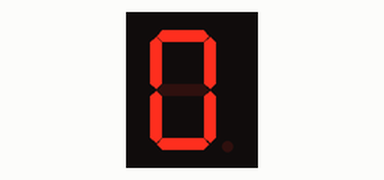
Recording of a program running on a simulated Raspberry Pi (BCM pin numbers). Shown: 1-digit seven-segment display. The segment pins are drawn as the display they are named for.

Above: at 0.1 s.
At 2.1 s:
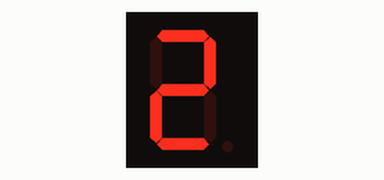
At 3.1 s:
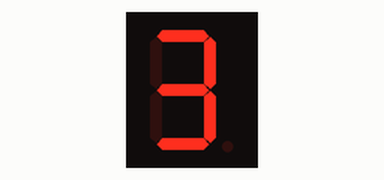
At 5.1 s:
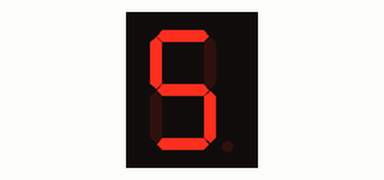
At 6.1 s:
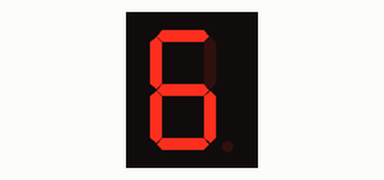
At 9.1 s:
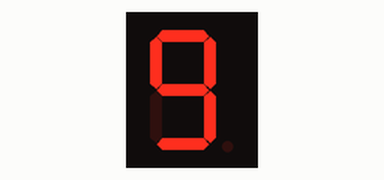

The program:

seven.py
```python
import RPi.GPIO as GPIO
import time

a_led = 26
b_led = 19
c_led = 13
d_led = 6
e_led = 5
f_led = 22
g_led = 27

GPIO.setmode(GPIO.BCM)

GPIO.setup(a_led, GPIO.OUT)
GPIO.setup(b_led, GPIO.OUT)
GPIO.setup(c_led, GPIO.OUT)
GPIO.setup(d_led, GPIO.OUT)
GPIO.setup(e_led, GPIO.OUT)
GPIO.setup(f_led, GPIO.OUT)
GPIO.setup(g_led, GPIO.OUT)

try:
	while(True):
		GPIO.output(a_led, False)
		GPIO.output(b_led, False)
		GPIO.output(c_led, False)
		GPIO.output(d_led, False)
		GPIO.output(e_led, False)
		GPIO.output(f_led, False)
		GPIO.output(g_led, True)
		time.sleep(1)

		GPIO.output(a_led, True)
		GPIO.output(b_led, False)
		GPIO.output(c_led, False)
		GPIO.output(d_led, True)
		GPIO.output(e_led, True)
		GPIO.output(f_led, True)
		GPIO.output(g_led, True)
		time.sleep(1)
		GPIO.output(a_led, False)
		GPIO.output(b_led, False)
		GPIO.output(c_led, True)
		GPIO.output(d_led, False)
		GPIO.output(e_led, False)
		GPIO.output(f_led, True)
		GPIO.output(g_led, False)
		time.sleep(1)
		GPIO.output(a_led, False)
		GPIO.output(b_led, False)
		GPIO.output(c_led, False)
		GPIO.output(d_led, False)
		GPIO.output(e_led, True)
		GPIO.output(f_led, True)
		GPIO.output(g_led, False)
		time.sleep(1)

		GPIO.output(a_led, True)
		GPIO.output(b_led, False)
		GPIO.output(c_led, False)
		GPIO.output(d_led, True)
		GPIO.output(e_led, True)
		GPIO.output(f_led, False)
		GPIO.output(g_led, False)
		time.sleep(1)

		GPIO.output(a_led, False)
		GPIO.output(b_led, True)
		GPIO.output(c_led, False)
		GPIO.output(d_led, False)
		GPIO.output(e_led, True)
		GPIO.output(f_led, False)
		GPIO.output(g_led, False)
		time.sleep(1)

		GPIO.output(a_led, False)
		GPIO.output(b_led, True)
		GPIO.output(c_led, False)
		GPIO.output(d_led, False)
		GPIO.output(e_led, False)
		GPIO.output(f_led, False)
		GPIO.output(g_led, False)
		time.sleep(1)
		GPIO.output(a_led, False)
		GPIO.output(b_led, False)
		GPIO.output(c_led, False)
		GPIO.output(d_led, True)
		GPIO.output(e_led, True)
		GPIO.output(f_led, False)
		GPIO.output(g_led, True)
		time.sleep(1)

		GPIO.output(a_led, False)
		GPIO.output(b_led, False)
		GPIO.output(c_led, False)
		GPIO.output(d_led, False)
		GPIO.output(e_led, False)
		GPIO.output(f_led, False)
		GPIO.output(g_led, False)
		time.sleep(1)

		GPIO.output(a_led, False)
		GPIO.output(b_led, False)
		GPIO.output(c_led, False)
		GPIO.output(d_led, False)
		GPIO.output(e_led, True)
		GPIO.output(f_led, False)
		GPIO.output(g_led, False)
		time.sleep(1)

except KeyboardInterrupt:
	GPIO.cleanup()
```

Measured:
- by itself, everything shown: repeats every 10.0 s, in 10 steps
- what the display in image 0 shows lasts 1.0 s, from 0.1 s to 1.1 s
